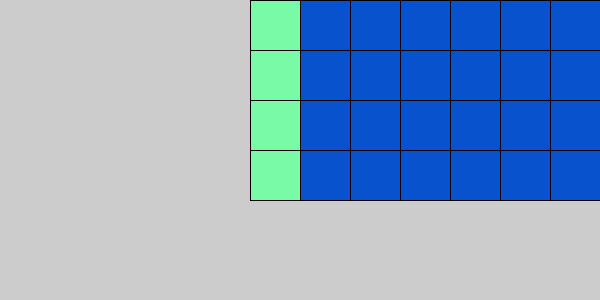
Frame 1 (no input)
Frame 60 (the mouse pressed at the canvas centre just before this capture): identical to frame 1, image omitted
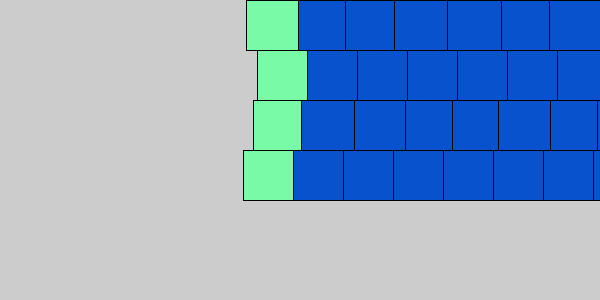
Frame 120 (the mouse held since frame 60 and released just before this capture)

The Processing sketch that drew these frames (run headless with seeded random() and noise(); from frame 60 on, the mouse is pressed at the canvas centre):

// Processing sketch: processing_56609
// ── processing_56609.pde

void setup() {
  size(600,300);
  smooth();
}

void draw() {
  background(204);
  fill(121,250,167);
  
  for (int i = 250; i < 700; i += 50) {
  float mx = mouseX/40;
  
  float offsetA = random(-mx,mx);
  float offsetB = random(-mx,mx);
  float offsetC = random(-mx,mx-50);
  rect(i+offsetA,0,i-offsetB,50);
  rect(i-offsetC,50,i-offsetA,50);
  rect(i-offsetA,100,i-offsetB,50);
  rect(i+offsetC,150,i-offsetB,50);
  fill(8,82,206); }

  }
